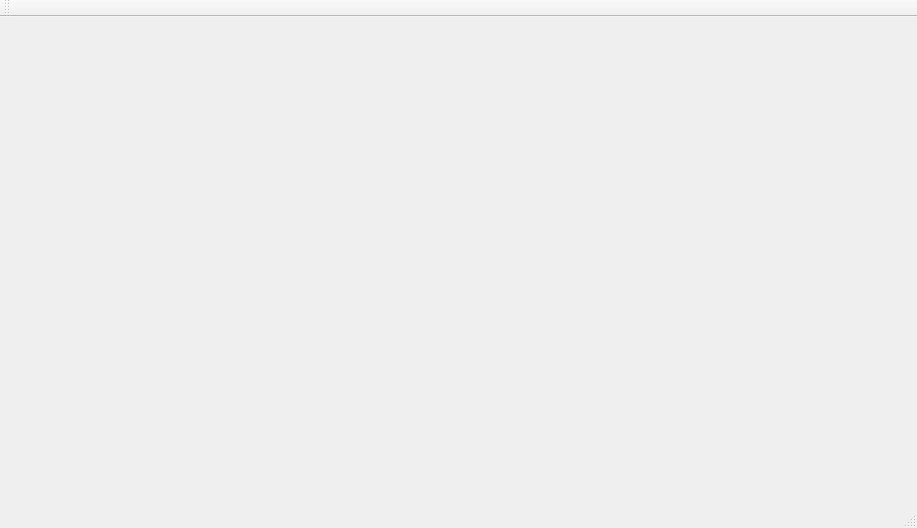
<?xml version="1.0" encoding="UTF-8"?>
<ui version="4.0">
 <class>MainWindow</class>
 <widget class="QMainWindow" name="MainWindow">
  <property name="geometry">
   <rect>
    <x>0</x>
    <y>0</y>
    <width>917</width>
    <height>528</height>
   </rect>
  </property>
  <property name="windowTitle">
   <string>MainWindow</string>
  </property>
  <widget class="QWidget" name="centralWidget">
   <widget class="QStackedWidget" name="mainStackWidget">
    <property name="geometry">
     <rect>
      <x>10</x>
      <y>0</y>
      <width>881</width>
      <height>481</height>
     </rect>
    </property>
    <widget class="QWidget" name="page"/>
    <widget class="QWidget" name="page_2"/>
   </widget>
  </widget>
  <widget class="QMenuBar" name="menuBar">
   <property name="geometry">
    <rect>
     <x>0</x>
     <y>0</y>
     <width>917</width>
     <height>22</height>
    </rect>
   </property>
  </widget>
  <widget class="QToolBar" name="mainToolBar">
   <attribute name="toolBarArea">
    <enum>TopToolBarArea</enum>
   </attribute>
   <attribute name="toolBarBreak">
    <bool>false</bool>
   </attribute>
  </widget>
  <widget class="QStatusBar" name="statusBar"/>
 </widget>
 <layoutdefault spacing="6" margin="11"/>
 <resources/>
 <connections/>
</ui>
